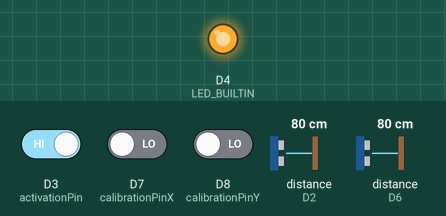
Simulated run of this sketch. Board: ESP8266 (NodeMCU). On the bench: output pins drawn as LEDs (lit = HIGH, except the on-board LED, lit = LOW). The test bench sets the inputs (shaded band); at power-on: D3 (activationPin) HIGH, D7 (calibrationPinX) LOW, distance to the obstacle (sensors on D2, D6) 80 cm, D8 (calibrationPinY) LOW. The echo pulse lasts 58.3 µs per cm; pins used as bus, display or sensor lines are not drawn; what the sketch prints to the serial monitor is not drawn.

Above: at 1.2 s.
1.3 s: D3 (activationPin) driven LOW
At 1.6 s:
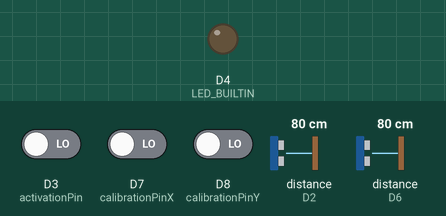
2.8 s: D7 (calibrationPinX) driven HIGH
4.3 s: distance to the obstacle (sensor on D2) set to 299 cm
7.3 s: D8 (calibrationPinY) driven HIGH
8.8 s: distance to the obstacle (sensor on D6) set to 2 cm
11.8 s: D7 (calibrationPinX) driven LOW
Timing chart, 0 to 14.8 s (numbered marks = the images above; inputs shaded):
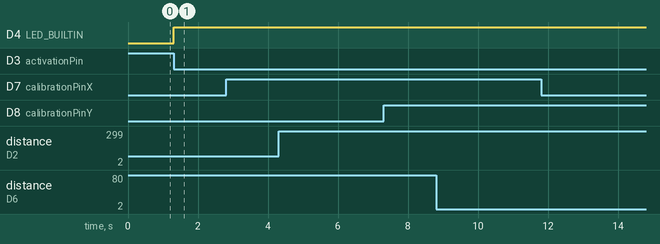

Measured:
- after the input at 1.3 s, D4 (LED_BUILTIN): LOW → HIGH at once

The sketch:

sketch.ino
```cpp
// #include <SoftwareSerial.h>

#define triggerPinX D5
#define echoPinX D6

#define triggerPinY D1
#define echoPinY D2

#define calibrationPinX D7
#define calibrationPinY D8

#define activationPin D3

// The unit is cm/microseconds
#define acousticVelocity 0.0343

int distanceX, distanceY;

// SoftwareSerial btSerial(RX, TX);
// String ledb = "";

int getXCoordinate() {
  long duration;
  float distance;

  digitalWrite(triggerPinX, LOW);
  delayMicroseconds(2);

  digitalWrite(triggerPinX, HIGH);
  delayMicroseconds(10);
  digitalWrite(triggerPinX, LOW);

  duration = pulseIn(echoPinX, HIGH);
  distance = (duration * acousticVelocity) / 2;

  return (int) distance;
}

int getYCoordinates() {
  long duration;
  float distance;

  digitalWrite(triggerPinY, LOW);
  delayMicroseconds(2);

  digitalWrite(triggerPinY, HIGH);
  delayMicroseconds(10);
  digitalWrite(triggerPinY, LOW);

  duration = pulseIn(echoPinY, HIGH);
  distance = (duration * acousticVelocity) / 2;

  return (int) distance;
}

void setup() {
  // put your setup code here, to run once:

  Serial.begin(74880);
  // Serial.begin(115200);
  //Serial.begin(921600);
  pinMode(triggerPinX, OUTPUT);
  pinMode(echoPinX, INPUT);

  pinMode(triggerPinY, OUTPUT);
  pinMode(echoPinY, INPUT);

  pinMode(calibrationPinX, INPUT);
  pinMode(calibrationPinY, INPUT);
  pinMode(activationPin, INPUT);

  pinMode(LED_BUILTIN, OUTPUT);

}

void printProjectionCoordinates(int x, int y) {
    Serial.println("----------  Projection Coordinates  ----------");
    Serial.print("X: ");
    Serial.print(x);
    Serial.print(" cm\t");
    Serial.print("Y: ");
    Serial.print(y);
    Serial.println(" cm");
}

void loop() {

  digitalWrite(activationPin, LOW);

  if(digitalRead(calibrationPinX) == HIGH)
    Serial.println("X coordinate calibrated");

  if(digitalRead(calibrationPinY) == HIGH)
    Serial.println("Y coordinate calibrated");

  if(digitalRead(activationPin) == LOW)
  {
    Serial.println("Device activated");
    digitalWrite(LED_BUILTIN, HIGH);

    distanceX = getXCoordinate();
    distanceY = getYCoordinates();

    printProjectionCoordinates(distanceX, distanceY);
  }
}
```
